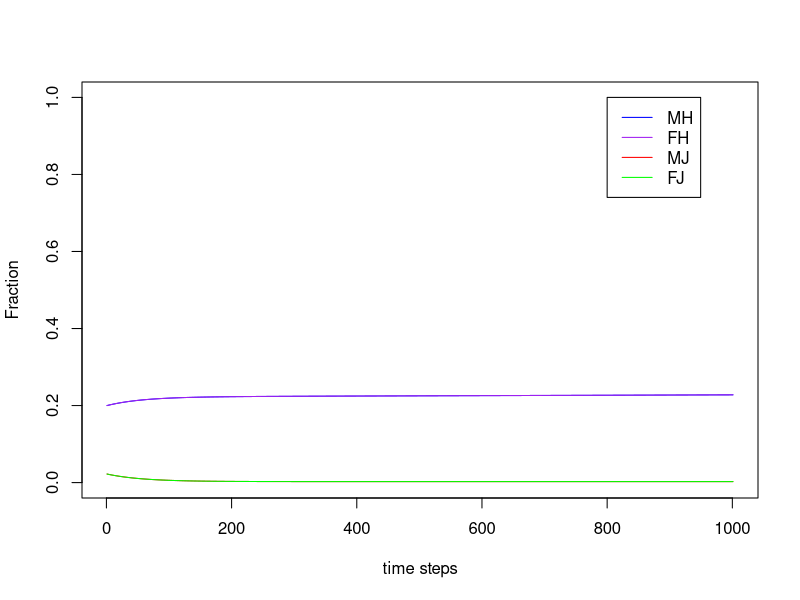

Reproduce this figure in R.
p = 0.44
c = c(5,1)
w = matrix(c(.6,.4,.1,.9),ncol=2,byrow=TRUE)
v = 2

time = 10
dt = 0.01

Smh = 4000
Imh = 1000
Sfh = 4000
Ifh = 1000
Smj = 44000
Imj = 1000
Sfj = 44000
Ifj = 1000

Smhvec = Smh
Imhvec = Imh
Sfhvec = Sfh
Ifhvec = Ifh
Smjvec = Smj
Imjvec = Imj
Sfjvec = Sfj
Ifjvec = Ifj

Numinf = 0

for (i in 1:time){
  for (i in 1:(1/dt)){

    Smh = Smh-p*c[1]*(w[2,1]*Ifj+w[2,2]*Ifh)*dt+v*Imh*dt
    Imh = Imh+p*c[1]*(w[2,1]*Ifj+w[2,2]*Ifh)*dt-v*Imh*dt
    Sfh = Sfh-p*c[1]*(w[2,1]*Imj+w[2,2]*Imh)*dt+v*Ifh*dt
    Ifh = Ifh+p*c[1]*(w[2,1]*Imj+w[2,2]*Imh)*dt-v*Ifh*dt
    Smj = Smj-p*c[2]*(w[1,1]*Ifj+w[1,2]*Ifh)*dt+v*Imj*dt
    Imj = Imj+p*c[2]*(w[1,1]*Ifj+w[1,2]*Ifh)*dt-v*Imj*dt
    Sfj = Sfj-p*c[2]*(w[1,1]*Imj+w[1,2]*Imh)*dt+v*Ifj*dt
    Ifj = Ifj+p*c[2]*(w[1,1]*Imj+w[1,2]*Imh)*dt-v*Ifj*dt
    
    Smhvec = c(Smhvec,Smh)
    Imhvec = c(Imhvec,Imh)
    Sfhvec = c(Sfhvec,Sfh)
    Ifhvec = c(Ifhvec,Ifh)
    Smjvec = c(Smjvec,Smj)
    Imjvec = c(Imjvec,Imj)
    Sfjvec = c(Sfjvec,Sfj)
    Ifjvec = c(Ifjvec,Ifj)
    Numinf = c(Numinf, p*c[1]*(w[2,1]*Ifj+w[2,2]*Ifh)*dt+p*c[1]*(w[2,1]*Imj+w[2,2]*Imh)*dt+p*c[2]*(w[1,1]*Ifj+w[1,2]*Ifh)*dt+p*c[2]*(w[1,1]*Imj+w[1,2]*Imh)*dt)
  }
}
  
plot(Imhvec/(Smhvec+Imhvec),col="blue",type="l",xlab="time steps",ylab="Fraction",ylim=c(0,1))
lines(Ifhvec/(Sfhvec+Ifhvec),col="purple")
lines(Imjvec/(Smjvec+Imjvec),col="red")
lines(Ifjvec/(Sfjvec+Ifjvec),col="green")
legend(800,1,c("MH","FH","MJ","FJ"),lty=c(1,1,1,1),col=c("blue","purple","red","green"))

sum(Numinf)